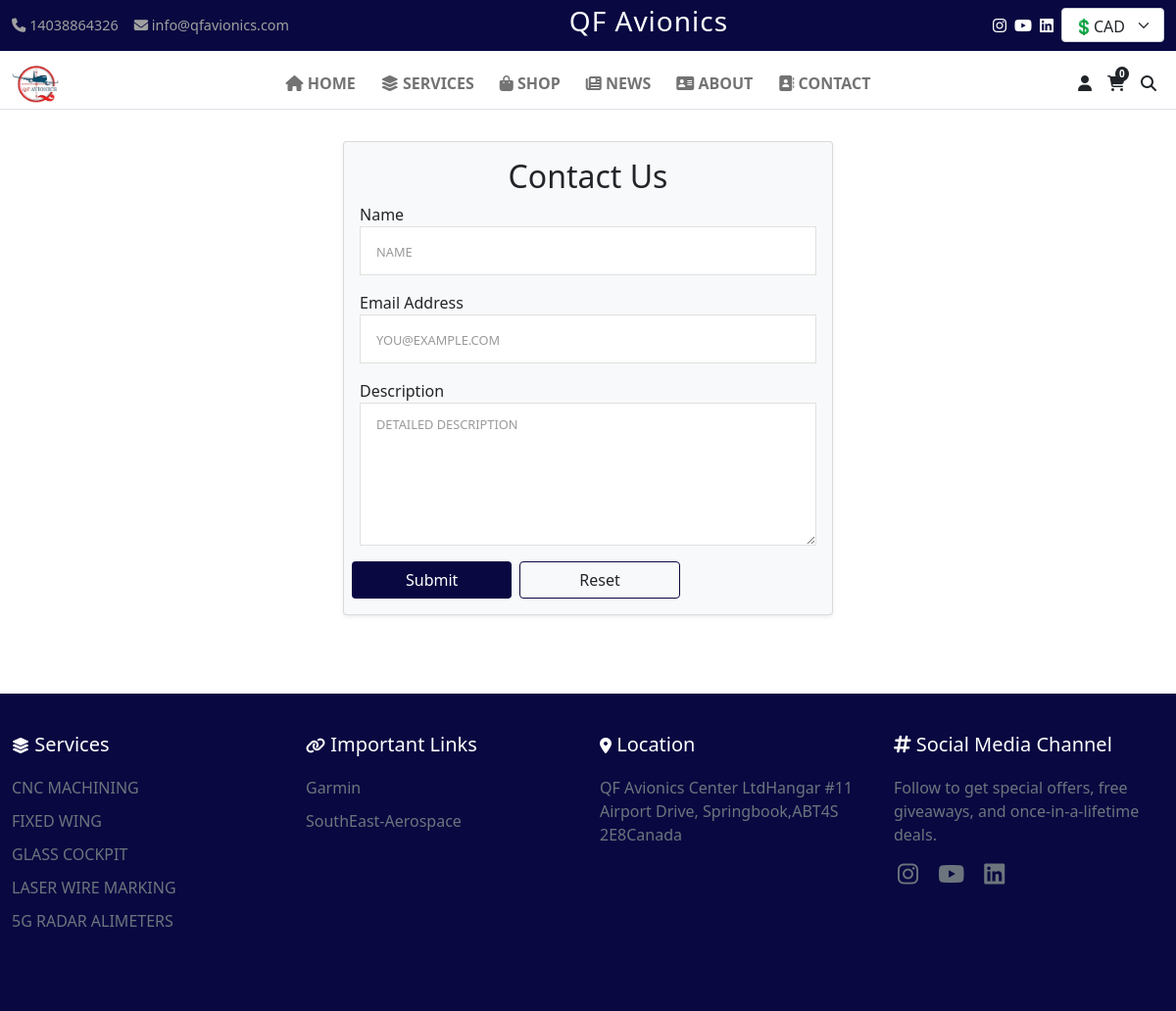
Page /contact/ on the committed database.
### additional_option/models.py (models this page shows, shortened)
class SiteSettings(models.Model):
    site_name = models.CharField(max_length=100, default="QFAvionics")
    email = models.EmailField(max_length=70, blank=False, null=False,  default='info@qfavionics.com')
    phone_number_1 = models.IntegerField(blank=True, null=True, default='14038864326')
    phone_number_2 = models.IntegerField(blank=True, null=True)
    bussiness_email = models.EmailField(max_length=70, blank=False, default='info@qfavionics.com', null=False, help_text="Email on which receive the email")
    currency_rate = models.DecimalField(null=False, blank=False, default=0.72, decimal_places=2, max_digits=3)
    address = models.TextField(default="QF Avionics Center LtdHangar #11 Airport Drive, Springbook,ABT4S 2E8Canada", blank=True, null=True)
    airport = models.TextField(default="Red Deer Regional Airport, CYQF, YQF", blank=True, null=True)
    email_app_password = models.TextField(max_length=30,  default="zochakahgfehnxdq", blank=True, null=True)
    tax = models.DecimalField(decimal_places=2,  max_digits=5, default=0.15, null=False, blank=False)
    instagram = models.URLField(blank=True, null=True)
    youtube = models.URLField(blank=True, null=True)
    linkedin = models.URLField(blank=True, null=True)
    def get_footer_data(self):
        return {
            "location": self.address,
            "airport": self.airport,
            "instagram": self.instagram,
            "youtube": self.youtube,
            "linkedin": self.linkedin
        }
    def get_header_data(self):
        return {
            "site_name": self.site_name,
            "email": self.email,
            "phone_number": self.phone_number_1,
        }
    class Meta:
        verbose_name = "Site Setting"
        verbose_name_plural = "Site Settings"
    @classmethod
    def load(cls):
        obj, created = cls.objects.get_or_create(pk=1)
        return obj

class Service(models.Model):
    name = models.CharField(max_length=40, default='', blank=False, null=False)
    image = models.ImageField(upload_to='static/service/images/')
    status = models.BooleanField(default=True)
    description = models.TextField(default='')
    service_type = models.CharField(default='', max_length=40, blank=False, null=False)
    specifications = models.JSONField(default=dict)
    technical_information = models.JSONField(default=dict)

class Link(models.Model):
    name = models.CharField(max_length=40, default='', blank=False, null=False)
    url = models.CharField(max_length=100, default='', blank=False, null=False)
    class Meta:
        verbose_name = 'Important Link'
        verbose_name_plural = 'Important Links'

### QFAvionics/views.py (the view)
# urls.py: path("contact/", contactpage, name="contactpage"),
def contactpage(request):
    if request.method == "POST":
        name = request.POST.get('name')
        email = request.POST.get('email')
        message = request.POST.get('description')
        subject = request.POST.get("subject")
        if request.POST.get("username"):
            username = request.POST.get("username")
        else:
            username = "user is not registered"
        html_message = render_to_string('emailcomplaint.html', {
            'name': name,
            'email': email,
            "username": username,
            'message': message,
            'subject': subject
        })
        flag = send_mail(
            subject=subject,
            message=message,
            from_email=settings.EMAIL_HOST_USER,
            recipient_list=[settings.EMAIL_HOST_USER],
            html_message=html_message,
            fail_silently=False,
        )
        if flag:
            messages.success(request, "Your message has been sent successfully!")
            return redirect("/")
        else:
            messages.add_message(request,  messages.ERROR, 'Failed to send mail, try again later')
            return redirect("/")
    else:
        return render(request, "contact.html", {})

### QFAvionics/header_context.py (called while the page is built)
def header_options(request):
    location = SiteSettings.objects.filter(pk=1)
    if location is not None:
        location = location.first()
    options = {
        "categories": [category.name for category in Category.objects.all()],
        "services" : [service for service in Service.objects.all()],
        "links": Link.objects.all(),
        "no_of_items":  get_total_items(request),
        "footer": location.get_footer_data(),
        "header": location.get_header_data,
    }
    return options

### additional_option/utils.py (called while the page is built)
def get_setting():
    settings = cache.get('site_settings', False)
    if not settings:
        settings = SiteSettings.load()
        cache.set('site_settings', settings, timeout=600)
    return settings

### shopcart/views.py (called while the page is built)
def get_total_items(request):
    cart = Cart(request)
    cartitems = cart.cart
    total = 0
    for key, value in cartitems.items():
        total += value["quantity"]
    return total

### templates/contact.html (shortened to what this page needs)
{% extends "master.html" %}
{% block content %}
{% load static %}
<main id="mainbox">
<div class="container pt-1 mt-5">
    <div class="card shadow-sm bg-light">
        <div class="card-body">
            <form action="/contact/" method="post" onsubmit="return showLoading()">
                <h2 class="text-center">Contact Us</h2>
                <div class="mb-3">
                    <label for="emailAddress" class="form-label">Name</label>
                    <input type="text" class="form-control" name="name" placeholder="name" required>
                </div>
                <div class="mb-3">
                    <label for="emailAddress" class="form-abel">Email Address</label>
                    {% if request.user.is_authenticated %}
                    <input type="email" class="form-control" name="email" id="emailAddress" value="{{user.email}}" disabled placeholder="you@example.com" required>
                    {% else %}
                    <input type="email" class="form-control" name="email" placeholder="you@example.com" required>
                    {% endif %}
                </div>
                <div class="mb-3">
                    <label for="customTopic" class="form-label">Description</label>
                    <textarea class="form-control" id="customTopic" rows="5" name="description"
                        placeholder='Detailed description' required></textarea>
                </div>
                <div class="row">
                <button type="submit" class="btn text-white col col-4 mx-1" style="background-color: #090841;">Submit</button>
                <button type="reset" class="btn col col-4 mx-1" style="border: 1px solid #090841;">Reset </button>
                </div>
            </form>
        </div>
    </div>
</div>
</main>
{% endblock %}

### templates/master.html (shortened to what this page needs)
<!DOCTYPE html>
<html lang="en">
<head>
    {% load static %}
    <link href="https://cdn.jsdelivr.net/npm/bootstrap@5.0.2/dist/css/bootstrap.min.css" rel="stylesheet"
>
    <link rel="stylesheet" href="https://cdnjs.cloudflare.com/ajax/libs/font-awesome/6.4.0/css/all.min.css">
    <link rel="stylesheet" href="{% static 'css/index.css' %}">
</head>
<body>
    <main id="mainbox" class="">
        <div class="top-bar">
            <div class="container-fluid d-flex justify-content-between align-items-center">
                <div class="d-sm-flex" style="cursor: pointer; color: rgb(160, 160, 160);">
                    <div class="me-3 "><i class="fas fa-phone"></i> {{header.phone_number|default:"+1 (403) 886-4306"}}</div>
                    <div class="me-3" id="emailButton"><i class="fas fa-envelope"></i> {{header.email|default:"info@qfavionics.com"}}</div>
                </div>
                <h3 id="companyname" style="letter-spacing: 1px;">QF Avionics</h3>
                <div class="d-sm-flex">
                    <div class="d-flex justify-content-center align-items-center" style="margin-top: -6px;">
                    <a href="{{footer.instagram|default_if_none:"#" }}" class="text-white mt-2 me-2"><i class="fa-brands fa-instagram fs-6"></i></a>
                    <a href="{{footer.youtube|default_if_none:"#" }}" class="text-white mt-2 me-2"><i class="fa-brands fa-youtube fs-6"></i></a>
                    <a href="{{footer.linkedin|default_if_none:"#" }}" class="text-white mt-2 me-2"><i class="fa-brands fa-linkedin fs-6"></i></a>
                    </div>
                    <select class="form-select" id="currency-value" aria-label="Default select example"
                        style="height: 35px; width: 105px;">
                        {% if request.session.currency == "USD" %}
                        <option value="USD"data-bs-toggle="tooltip" data-bs-placement="bottom" title="Click to see product price in USD currency" selected>💲USD</option>
                        <option value="CAD" data-bs-toggle="tooltip" data-bs-placement="bottom" title="Click to see product price in CAD currency">💲CAD</option>
                        {% else %}
                        <option value="CAD" selected>💲CAD</option>
                        {% endif %}
                    </select>
                </div>
            </div>
        </div>
        <nav class="position-absolute navbar navbar-expand-lg navbar-light bg-white w-100 " style="z-index: 200;box-sizing: border-box;">
            <div class="container-fluid border-bottom">
                <a class="navbar-brand" href="{% url 'home' %}">
                    <img src="{% static 'images/logo.png' %}" alt="QF Avionics"
                        style="max-width: min(50px,50px); max-height: min(10vh,10vw);">
                </a>
                <div class="collapse navbar-collapse" id="navbarNav">
                    <ul class="navbar-nav mx-auto">
                        <li class="nav-item">
                            <a class="nav-link md:mt-3" id="menu" href="{% url 'home' %}"><i
                                    class="fa-solid fa-house"></i> HOME</a>
                        </li>
                        <li class="nav-item" id="menu">
                            <a class="nav-link text-decoration-none"><i class="fa-solid fa-layer-group"></i>
                                SERVICES</a>
                        </li>
                        <li class="nav-item" id="menu">
                            <a class="nav-link"><i class="fa-solid fa-bag-shopping"></i> SHOP</a>
                        </li>
                        <li class="nav-item" id="menu">
                            <a class="nav-link" href="{% url 'view-news' %}"><i class="fa-solid fa-newspaper"></i>
                                NEWS</a>
                        </li>
                        <li class="nav-item" id="menu">
                            <a class="nav-link" href="{% url 'aboutpage' %}"><i class="fa-solid fa-address-card"></i>
                                ABOUT</a>
                        </li>
                        <li class="nav-item" id="menu">
                            <a class="nav-link" href="{% url 'contactpage' %}"><i class="fa-solid fa-address-book"></i>
                                CONTACT</a>
                        </li>
                    </ul>
                    <div class="icon-container d-flex mx-2 mt-2 mt-md-0 mb-3 mb-md-0">
                        {% if request.user.is_authenticated %}
                        <a href="{% url 'profile' %}"
                            class="text-dark me-3 text-decoration-none border px-3 py-1 rounded"><i
                                class="fas fa-user fs-6"></i> {{ user.username }}
                        </a>
                        {% else %}
                        <a href="{% url 'login' %}" class="text-dark me-3 fs-6"><i class="fas fa-user fs-6"></i> </a>
                        {% endif %}
                        <div>
                            <a href="{% url 'cart_detail' %}" class="text-dark me-3"><span
                                    class="position-absolute bg-dark text-white fw-bold px-1"
                                    style="font-size: 10px; border-radius: 100%; margin-top: -5px; margin-left: 8px;">{{no_of_items}}</span><i
                                    class="fas fa-shopping-cart fs-6"></i></a>
                        </div>
                        <a id="searchopen" class="text-dark"><i class="fas fa-search fs-6"></i></a>
                    </div>
                </div>
            </div>
        </nav>
        {% block content %}
        {% endblock %}
    </main>
    <footer class="footer">
        <div class="container-fluid">
            <div class="row">
                <div class="col-md-3 mb-4">
                    <h5><i class="fa-solid fa-layer-group fs-6"></i> Services</h5>
                    <ul>
                        {% if services %}
                        {% for service in services|slice:":8" %}
                        <a href="{% url 'service' id=service.id %} " class="text-decoration-none text-secondary">
                            <li>{{service.name}}</li>
                        </a>
                        {% endfor %}
                        {% endif %}
                    </ul>
                </div>
                <div class="col-md-3 mb-4">
                    <h5><i class="fa-solid fa-link fs-6"></i> Important Links</h5>
                    <ul class="text-secondary">
                        {% if links %}
                        {% for link in links %}
                        <a href="{{link.url}}" target="_blank" class="text-decoration-none text-secondary">
                            <li>{{link.name}}</li>
                        </a>
                        {% endfor %}
                        {% endif %}
                    </ul>
                </div>
                <div class="col-md-3 mb-4">
                    <h5><i class="fa-solid fa-location-dot fs-6"></i> Location</h5>
                    <div class="text-secondary">
                        <a href="https://www.google.com/maps/dir//3801+Airport+Dr,+Springbrook,+AB+T4S+2E8/@52.1763421,-113.9696467,12z/data=!4m8!4m7!1m0!1m5!1m1!1s0x537450468fc942f9:0xb14e4971aebfab17!2m2!1d-113.8872465!2d52.1763708?entry=ttu&g_ep=EgoyMDI0MTAyMy4wIKXMDSoASAFQAw%3D%3D" class="text-decoration-none text-secondary" target="_blank">
                            {{footer.location}} </a>
                    </div>
                </div>
                <div class="col-md-3">
                    <h5><i class="fa-solid fa-hashtag"></i> Social Media Channel</h5>
                    <p class="text-secondary">Follow to get special offers, free giveaways, and once-in-a-lifetime deals.</p>
                    <a href="{{footer.instagram|default_if_none:"#" }}" class="text-secondary mt-2 me-2"><i class="fa-brands fa-instagram mx-1 fs-4"></i></a>
                    <a href="{{footer.youtube|default_if_none:"#"}}" class="text-secondary mt-2 me-2"><i class="fa-brands fa-youtube mx-1 fs-4"></i></a>
                    <a href="{{footer.linkedin|default_if_none:"#"}}" class="text-secondary mt-2 me-2"><i class="fa-brands fa-linkedin mx-1 fs-4"></i></a>
                </div>
            </div>
        </div>
    </footer>
</body>
</html>

### static/css/index.css (style rules this page uses)
body, html { height: 100%; display: flex; flex-direction: column; }
#mainbox { flex: 1; }
.top-bar { background-color: #090841; color: white; padding: 5px 0; font-size: 0.9em; }
.navbar-nav .nav-link { color: #333; font-weight: 600; }
.carousel-item, img { height: 100% !important; width: 100% !important; }
.form-control { border-radius: 0; }
.form-control { border-radius: 0; border: 1px solid #e0e0e0; padding: 0.75rem 1rem; }
.form-control::placeholder { color: #999999; text-transform: uppercase; font-size: 0.8rem; }
.footer { background-color: #090841; color: white; padding: 40px 0; }
.footer h5 { margin-bottom: 20px; }
.footer ul { list-style-type: none; padding: 0; }
.footer li { margin-bottom: 10px; }

### templates/master.html (style rules this page uses)
#menu { margin-left: 10px; }
.icon-container { display: flex; align-items: center; }
.icon-container a { margin-right: 1rem; }
.icon-container a:last-child { margin-right: 0; }

### templates/contact.html (style rules this page uses)
.container { margin: 10vh auto; }
.card { max-width: 500px; width: 100%; margin: 5vh auto; }
body, html { height: 100%; display: flex; flex-direction: column; }
#mainbox { flex: 1; }
.form-label { margin-bottom: 0px; }

### rows in the picture
SiteSettings: phone_number "14038864326", email "info@qfavionics.com", location "QF Avionics Center LtdHangar #11 Airport Drive, Springbook,ABT4S 2E8Canada"
Service: name "CNC MACHINING"
Service: name "FIXED WING"
Service: name "GLASS COCKPIT"
Service: name "LASER WIRE MARKING"
Service: name "5G RADAR ALIMETERS"
Link: name "Garmin"
Link: name "SouthEast-Aerospace"

### other values in the picture
{{ no_of_items }} "0"
